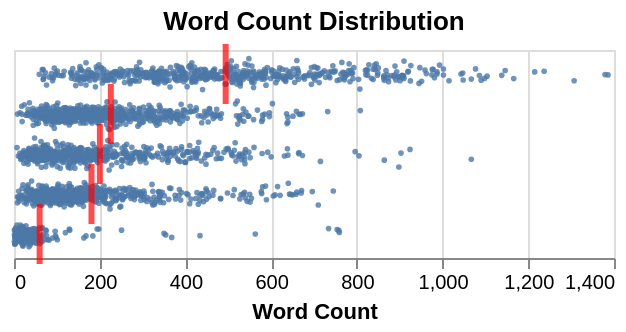

The notebook cell saved with this chart:
### Code cell
gaussian_jitter = alt.Chart(dataq1_2_test, title='Word Count Distribution').mark_circle(size=8,).encode(
    y=y_enc,
    x=alt.X("word_count:Q", title="Word Count"),
    yOffset="jitter:Q",
    opacity=alt.when(selector).then(alt.value(0.8)).otherwise(alt.value(0.2))
).transform_calculate(
    jitter="sqrt(-2*log(random()))*cos(2*PI*random())"
).add_params(selector)

mean_bar = alt.Chart(dataq1_2_test).mark_tick(color='red', size=30,thickness=3).transform_aggregate(
    mean_wc="mean(word_count)",
    groupby=["character"]
).encode(
    x= alt.X("mean_wc:Q"),
    y=y_enc #
)
jitter_final = (gaussian_jitter + mean_bar).properties(width=300)
jitter_final

### Figure 1 — Vega specification as saved in the notebook (floating-point values rounded to 4 significant figures; data arrays with more than 128 entries replaced by an {"elided": "..."} marker saying what was removed)
{"$schema": "https://vega.github.io/schema/vega/v6.json", "data": [{"name": "param_0d7c80f1851cf81e_store"}, {"name": "source_0", "values": {"elided": "2450 records"}}, {"name": "data_0", "source": "source_0", "transform": [{"type": "formula", "expr": "sqrt(-2*log(random()))*cos(2*PI*random())", "as": "jitter"}, {"type": "formula", "expr": "datum[\"character\"]===\"Homer\" ? 0 : datum[\"character\"]===\"Marge\" ? 1 : datum[\"character\"]===\"Bart\" ? 2 : datum[\"character\"]===\"Lisa\" ? 3 : datum[\"character\"]===\"Apu\" ? 4 : 5", "as": "y_character_sort_index"}, {"type": "project", "fields": ["character", "jitter", "word_count", "y_character_sort_index"]}]}, {"name": "data_1", "source": "data_0", "transform": [{"type": "filter", "expr": "isValid(datum[\"word_count\"]) && isFinite(+datum[\"word_count\"]) && isValid(datum[\"jitter\"]) && isFinite(+datum[\"jitter\"])"}, {"type": "project", "fields": ["character", "jitter", "word_count"]}]}, {"name": "data_2"}, {"name": "data_3", "values": [{"character": "Apu", "mean_wc": 59.79}, {"character": "Bart", "mean_wc": 200.4}, {"character": "Homer", "mean_wc": 493.9}, {"character": "Lisa", "mean_wc": 180.8}, {"character": "Marge", "mean_wc": 225.9}]}, {"name": "data_0_y_domain_character_0", "source": "data_0", "transform": [{"type": "aggregate", "groupby": ["character"], "fields": ["y_character_sort_index"], "ops": ["min"], "as": ["sort_field"]}, {"type": "project", "fields": ["character", "sort_field"]}]}, {"name": "data_2_y_domain_character_1", "values": [{"character": "Apu", "sort_field": 4.0}, {"character": "Bart", "sort_field": 2.0}, {"character": "Homer", "sort_field": 0.0}, {"character": "Lisa", "sort_field": 3.0}, {"character": "Marge", "sort_field": 1.0}]}, {"name": "data_1_yOffset_domain_jitter", "source": "data_1", "transform": [{"type": "formula", "expr": "+datum['jitter']", "as": "jitter"}, {"type": "aggregate", "groupby": [], "fields": ["jitter", "jitter"], "ops": ["min", "max"], "as": ["min", "max"]}]}], "signals": [{"name": "y_step", "value": 20}, {"name": "height", "update": "bandspace(domain('y').length, 0.2, 0.2) * y_step"}, {"name": "unit", "value": {}, "on": [{"events": "pointermove", "update": "isTuple(group()) ? group() : unit"}]}, {"name": "param_0d7c80f1851cf81e", "update": "vlSelectionResolve(\"param_0d7c80f1851cf81e_store\", \"union\", true, true)"}, {"name": "param_0d7c80f1851cf81e_tuple", "on": [{"events": [{"source": "scope", "type": "click"}], "update": "datum && item().mark.marktype !== 'group' && indexof(item().mark.role, 'legend') < 0 ? {unit: \"view_d6fca81f4c30424f_0\", fields: param_0d7c80f1851cf81e_tuple_fields, values: [(item().isVoronoi ? datum.datum : datum)[\"character\"]]} : null", "force": true}, {"events": [{"source": "view", "type": "dblclick"}], "update": "null"}]}, {"name": "param_0d7c80f1851cf81e_tuple_fields", "value": [{"type": "E", "field": "character"}]}, {"name": "param_0d7c80f1851cf81e_toggle", "value": false, "on": [{"events": [{"source": "scope", "type": "click"}], "update": "event.shiftKey"}, {"events": [{"source": "view", "type": "dblclick"}], "update": "false"}]}, {"name": "param_0d7c80f1851cf81e_modify", "on": [{"events": {"signal": "param_0d7c80f1851cf81e_tuple"}, "update": "modify(\"param_0d7c80f1851cf81e_store\", param_0d7c80f1851cf81e_toggle ? null : param_0d7c80f1851cf81e_tuple, param_0d7c80f1851cf81e_toggle ? null : true, param_0d7c80f1851cf81e_toggle ? param_0d7c80f1851cf81e_tuple : null)"}]}], "marks": [{"type": "symbol", "name": "view_d6fca81f4c30424f_0_marks", "from": {"data": "data_1"}, "encode": {"update": {"size": {"value": 8}, "x": {"field": "word_count", "scale": "x"}, "shape": {"value": "circle"}, "y": {"field": "character", "scale": "y", "offset": {"field": "jitter", "scale": "yOffset"}}, "opacity": [{"value": 0.8, "test": "!length(data(\"param_0d7c80f1851cf81e_store\")) || vlSelectionTest(\"param_0d7c80f1851cf81e_store\", datum)"}, {"value": 0.2}], "fill": {"value": "#4c78a8"}}}, "interactive": true, "style": ["circle"]}, {"type": "rect", "name": "layer_1_marks", "from": {"data": "data_3"}, "encode": {"update": {"width": {"value": 3}, "opacity": {"value": 0.7}, "yc": {"field": "character", "scale": "y", "band": 0.5}, "fill": {"value": "red"}, "xc": {"field": "mean_wc", "scale": "x"}, "height": {"value": 30}}}, "interactive": false, "style": ["tick"]}], "scales": [{"name": "x", "type": "linear", "domain": {"fields": [{"data": "data_1", "field": "word_count"}, {"data": "data_3", "field": "mean_wc"}]}, "range": [0, {"signal": "width"}], "nice": true, "zero": true}, {"name": "y", "type": "band", "domain": {"fields": [{"data": "data_0_y_domain_character_0", "field": "character"}, {"data": "data_2_y_domain_character_1", "field": "character"}], "sort": {"op": "max", "field": "sort_field"}}, "range": {"step": {"signal": "y_step"}}, "paddingOuter": 0.2, "paddingInner": 0.2}, {"name": "yOffset", "type": "linear", "domain": [{"signal": "(data(\"data_1_yOffset_domain_jitter\")[0] || {}).min"}, {"signal": "(data(\"data_1_yOffset_domain_jitter\")[0] || {}).max"}], "range": [0, {"signal": "bandwidth('y')"}], "zero": false}], "axes": [{"scale": "x", "minExtent": 0, "gridScale": "y", "domain": false, "zindex": 0, "orient": "bottom", "labels": false, "tickCount": {"signal": "ceil(width/40)"}, "aria": false, "maxExtent": 0, "ticks": false, "grid": true}, {"scale": "x", "tickCount": {"signal": "ceil(width/40)"}, "title": "Word Count", "zindex": 0, "grid": false, "labelFlush": true, "orient": "bottom", "labelOverlap": true}, {"scale": "y", "grid": false, "zindex": 0, "ticks": false, "orient": "left", "domain": false, "labels": false}], "title": {"text": "Word Count Distribution", "frame": "group"}, "background": "white", "padding": 5, "width": 300, "style": "cell"}
